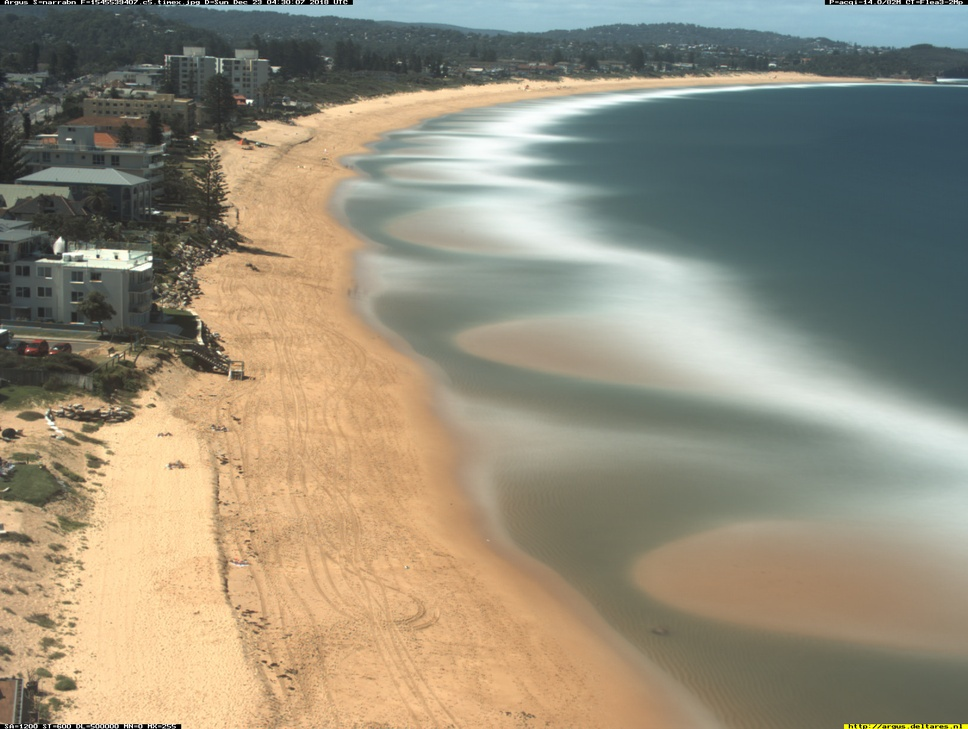
#> input picture Algorithm/DexiNed/data/1545539407.Sun.Dec.23_15_30_07.AEST.2018.narrabn.c5.timex.jpg, 968 x 729 px, shrunk from 1624 x 1224 before the run
$ python -i postprocess.py   (imports and definitions only)
#> lines starting #> are read from the running program, lines starting #| are printed output that depends on the picture
import numpy as np
import cv2

def skeletonize(img):
    size = np.size(img)
    skel = np.zeros(img.shape, np.uint8)
    element = cv2.getStructuringElement(cv2.MORPH_CROSS, (3, 3))
    done = False

    while not done:
        eroded = cv2.erode(img, element)
        temp = cv2.dilate(eroded, element)
        temp = cv2.subtract(img, temp)
        skel = cv2.bitwise_or(skel, temp)
        img = eroded.copy()

        zeros = size - cv2.countNonZero(img)
        if zeros == size:
            done = True
    return skel

def remove_noise(image, min_size):
    nb_components, output, stats, centroids = cv2.connectedComponentsWithStats(image, connectivity=8)
    sizes = stats[1:, -1]
    nb_components = nb_components - 1

    img2 = np.zeros((output.shape), np.uint8)
    for i in range(0, nb_components):
        if sizes[i] >= min_size:
            img2[output == i + 1] = 255
    return img2

def replace_with_red(input_img, predicted_img):
    output_img = input_img.copy()
    mask = predicted_img > 0
    kernel = cv2.getStructuringElement(cv2.MORPH_ELLIPSE, (3, 3))
    red_channel = np.zeros_like(output_img[:, :, 0])
    red_channel[mask] = 255
    red_channel = cv2.dilate(red_channel, kernel)

    output_img[red_channel > 0] = [0, 0, 255]

    return output_img

>>> import cv2
>>> picture = cv2.imread('../DexiNed/data/1545539407.Sun.Dec.23_15_30_07.AEST.2018.narrabn.c5.timex.jpg')
#> picture is the input picture: shape (729, 968, 3); mean B, G, R 121.8, 141.6, 149.3
>>> result = skeletonize(picture)
#> in skeletonize, `size = np.size(img)`: size = 2117016
#> the loop in skeletonize, `while not done:` made 1 pass
#> pass 1, in skeletonize, `eroded = cv2.erode(img, element)`:
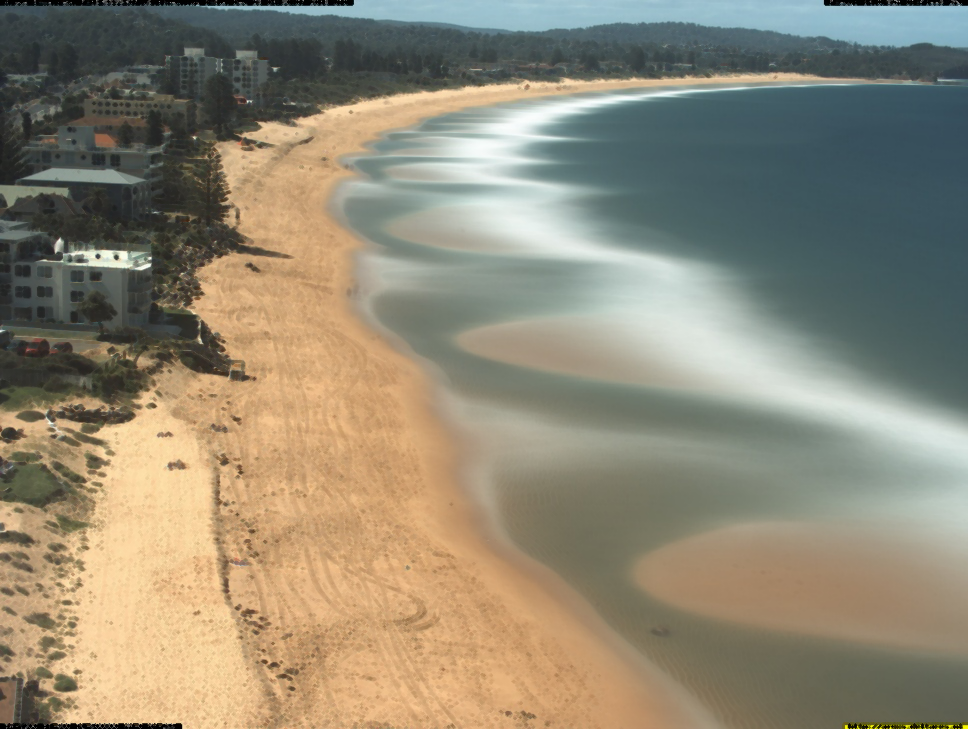
#> eroded: shape (729, 968, 3); mean B, G, R 116.7, 136.2, 143.8
#> pass 1, in skeletonize, `temp = cv2.subtract(img, temp)`:
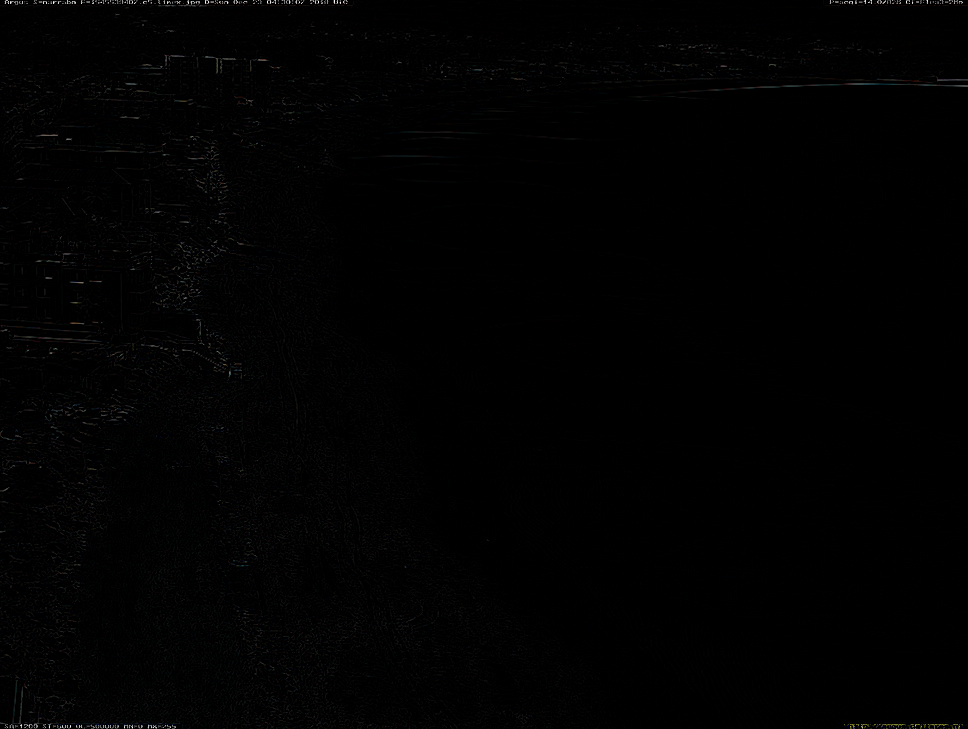
#> temp: shape (729, 968, 3); mean B, G, R 1.5, 1.5, 1.4
#> (the run stopped early here; a loop or call above may not have finished)
